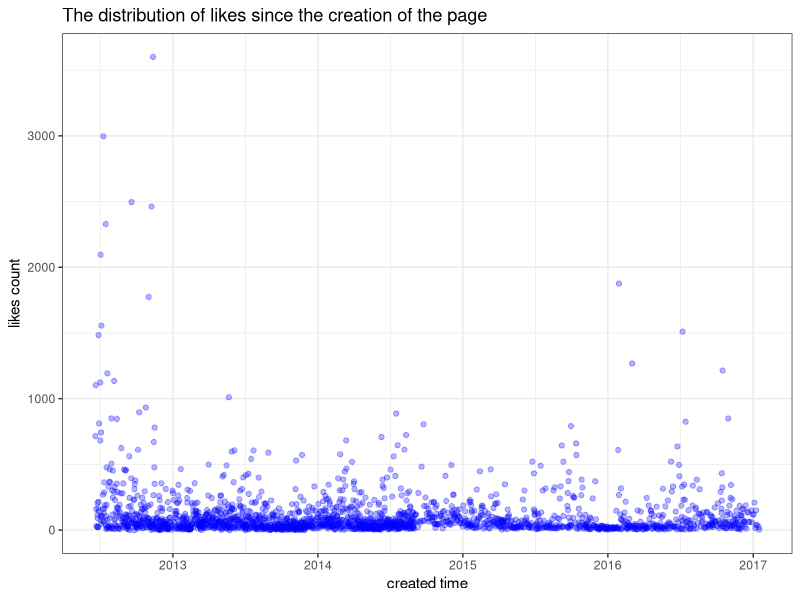
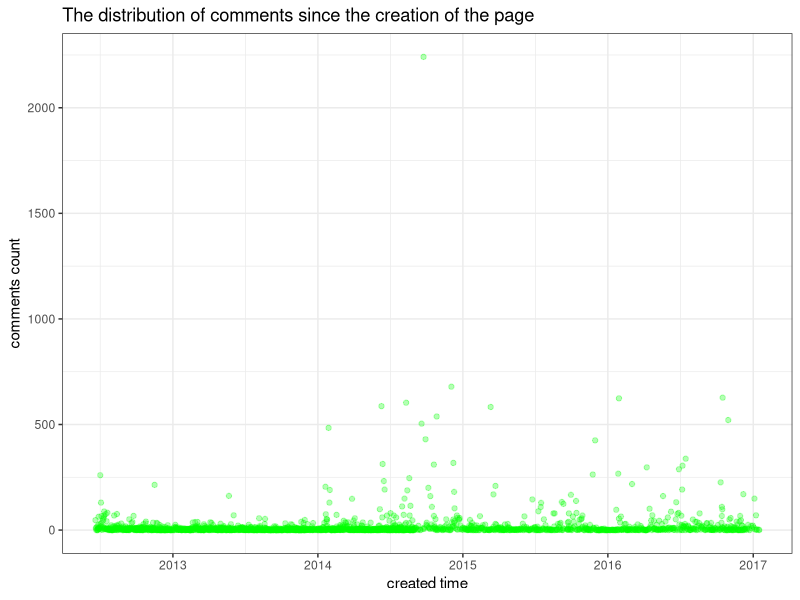
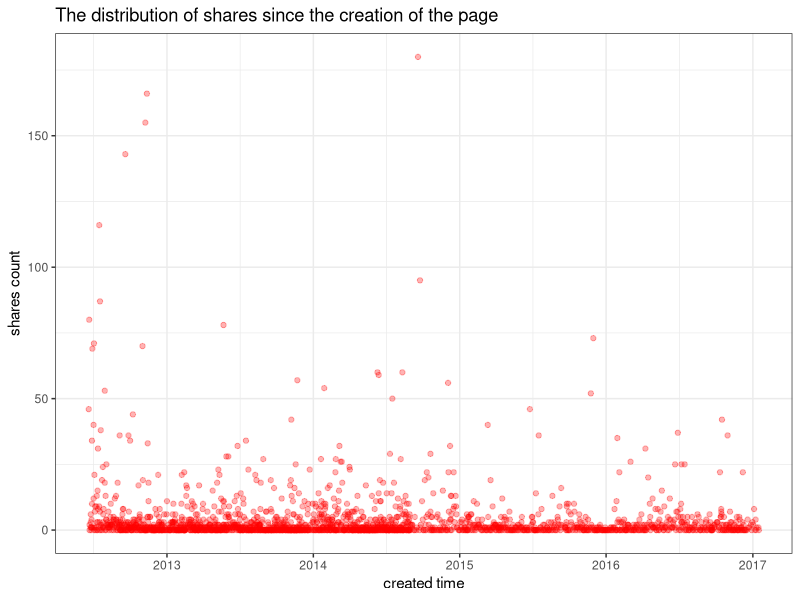
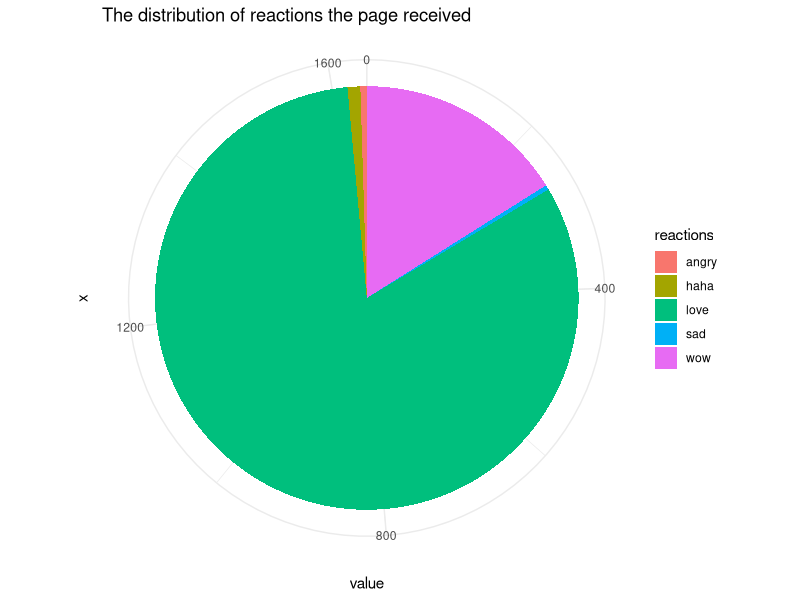
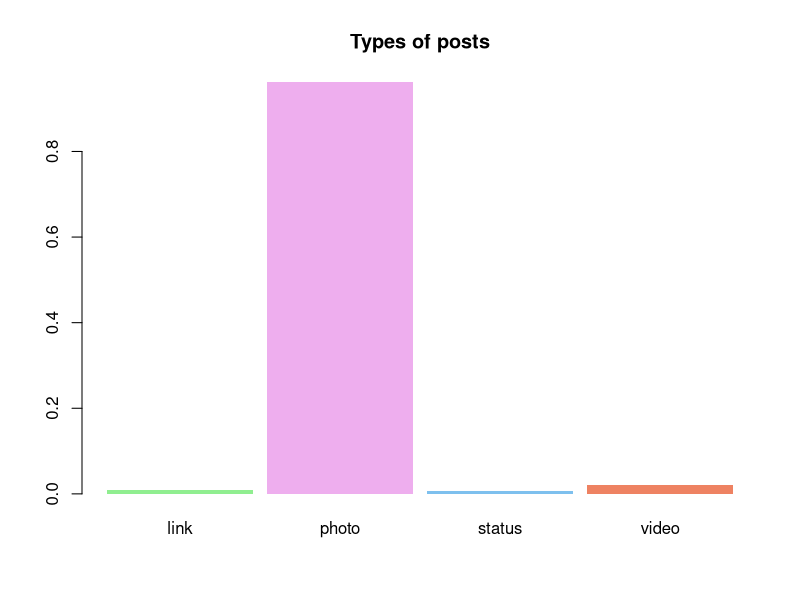
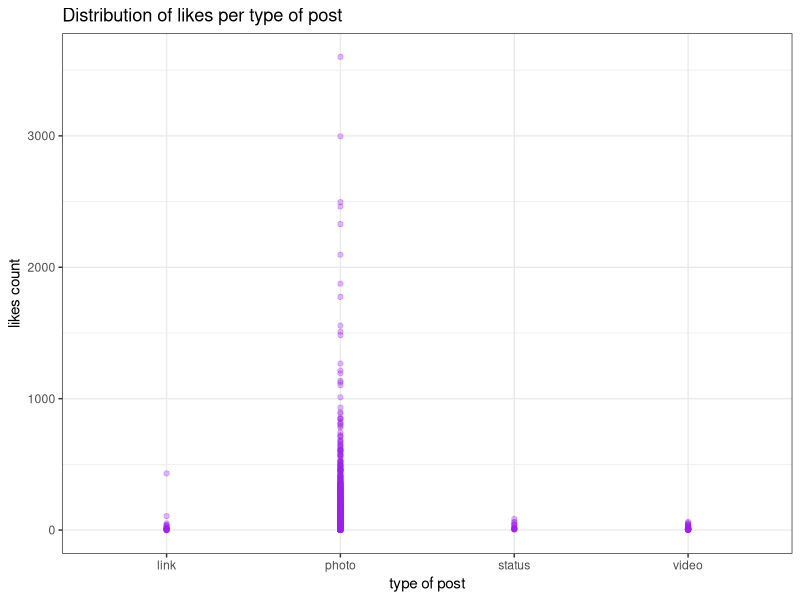
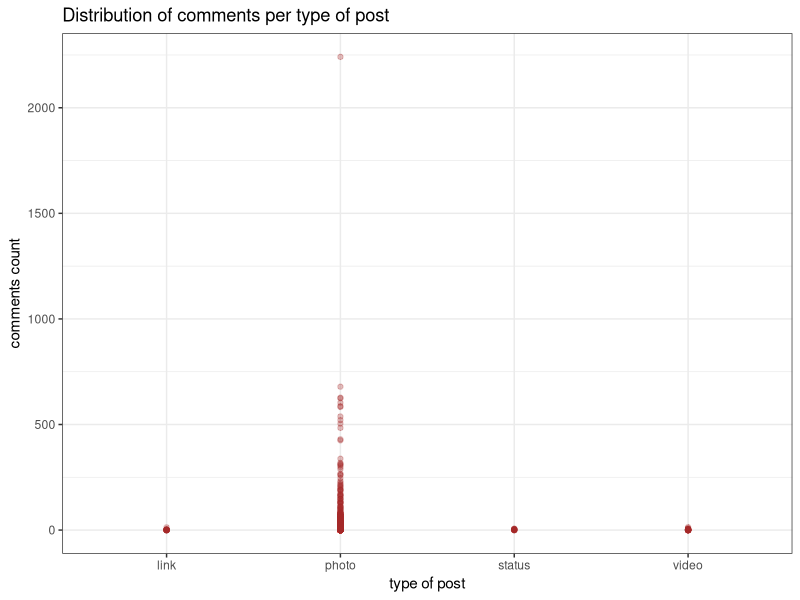
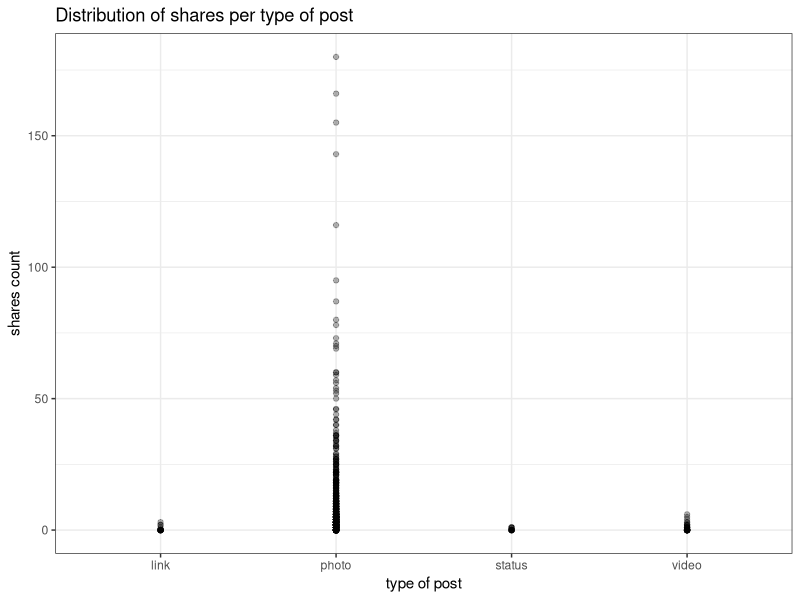

Source code (R) for these figures, in order:
australis = read.csv("australis.csv")


#transforming the date and time format in australis$created_time
library(lubridate)

#australis$created_time <- as.POSIXct(australis$created_time, format = "%Y-%m-%dT%H:%M:%S+0000", tz ="GMT")

#changing the time zone 
#time <- attr(australis$created_time, "tzone") <- "Australia/Sydney"

australis$weekday <- wday(australis$created_time, label = TRUE)
australis$month <- lubridate::month(australis$created_time, label = TRUE)
australis$hour <- lubridate::hour(australis$created_time)


library(ggplot2)
#lokes/shares/comments count and created time 
australis$created_time <- as.Date(australis$created_time)
ggplot(australis, aes(x=australis$created_time, y=australis$likes_count)) +
  geom_point(color = "blue", alpha = 0.3) +
  labs(x = "created time", y = "likes count") +
  scale_x_date(date_labels = "%Y") +
  ggtitle("The distribution of likes since the creation of the page") +
  theme_bw()

ggplot(australis, aes(x=australis$created_time, y=australis$comments_count)) +
  geom_point(color = "green", alpha = 0.3)  +
  labs(x = "created time", y = "comments count") +
  scale_x_date(date_labels = "%Y") +
  ggtitle("The distribution of comments since the creation of the page") +
  theme_bw()

ggplot(australis, aes(x=australis$created_time, y=australis$shares_count)) +
  geom_point(color = "red", alpha = 0.3)  +
  labs(x = "created time", y = "shares count") +
  scale_x_date(date_labels = "%Y") +
  ggtitle("The distribution of shares since the creation of the page") +
  theme_bw()


#pie chart showing proportion of reactions
#sums of reaction counts
love <- sum(australis$love_count, na.rm=TRUE)
haha <- sum(australis$haha_count, na.rm=TRUE)
wow <- sum(australis$wow_count, na.rm=TRUE)
sad <- sum(australis$sad_count, na.rm=TRUE)
angry <- sum(australis$angry_count, na.rm=TRUE)

#creating a data frame
df_reactions <- data.frame(
  reactions = c("love","haha","wow","sad","angry"),
  value = c(love, haha, wow, sad, angry)
)
#creating a pie chart
bp_reactions <- ggplot(df_reactions, aes(x="", y=value, fill=reactions))+
  geom_bar(width = 1, stat = "identity")
pie <- bp_reactions + coord_polar("y", start=0)
pie <- pie + theme_minimal() + ggtitle("The distribution of reactions the page received") 
pie

#bar plot of post types
barplot(prop.table(table(australis$type)), col = c("palegreen2", "plum2", "skyblue2", "salmon2"), border = NA, space = 0.1, main = "Types of posts")

#likes per type of post
ggplot(australis, aes(x=australis$type, y=australis$likes_count)) +
  geom_point(color = "purple", alpha = 0.3) +
  labs(x = "type of post", y = "likes count")+
  ggtitle("Distribution of likes per type of post") +
  theme_bw()

#comments per type of post
ggplot(australis, aes(x=australis$type, y=australis$comments_count)) +
  geom_point(color = "brown", alpha = 0.3) +
  labs(x = "type of post", y = "comments count")+
  ggtitle("Distribution of comments per type of post") +
  theme_bw()

#shares per type of post
ggplot(australis, aes(x=australis$type, y=australis$shares_count)) +
  geom_point(color = "black", alpha = 0.3) +
  labs(x = "type of post", y = "shares count")+
  ggtitle("Distribution of shares per type of post") +
  theme_bw()

#dividing days into sections
day_breaks <- hour(hm("00:00", "6:00", "12:00", "18:00", "23:59"))
day_labels <- c("Night", "Morning", "Afternoon", "Evening")
day_sections <- cut(x=australis$hour, breaks=day_breaks, labels=day_labels, include.lowest=TRUE)

#bar plot of posts by day section
barplot(prop.table(table(day_sections)), col = c("sky blue", "pink", "green", "magenta"), border = NA, space = 0.1, main = "The time of creating the posts divided into day sections")
#bar plot of posts by day of week
barplot(prop.table(table(australis$weekday)), col = c("aquamarine3", "antiquewhite3", "coral1", "steelblue1", "brown1", "darkseagreen3", "goldenrod2"),  border = NA, space = 0.1, main = "The time of creating the posts divided into days of the week")

#creatimg sum of likes per day section
nightlikesvec <- grep("Night", day_sections, value = FALSE)
nightlikes <- sum(australis$likes_count[nightlikesvec])
morninglikesvec <- grep("Morning", day_sections, value = FALSE)
morninglikes <- sum(australis$likes_count[morninglikesvec])
afternoonlikesvec <- grep("Afternoon", day_sections, value = FALSE)
afternoonlikes <- sum(australis$likes_count[afternoonlikesvec])
eveninglikesvec <- grep("Evening", day_sections, value = FALSE)
eveninglikes <- sum(australis$likes_count[eveninglikesvec])

#creating a data frame
df_dayseclikes <- data.frame(
  dayseclikes = c("night","morning","afternoon","evening"),
  value = c(nightlikes, morninglikes, afternoonlikes, eveninglikes)
)
#creating a pie chart
bp_dayseclikes <- ggplot(df_dayseclikes, aes(x="", y=value, fill=dayseclikes))+
  geom_bar(width = 1, stat = "identity")
pie2 <- bp_dayseclikes + coord_polar("y", start=0)
pie2 <- pie2 + theme_minimal() + ggtitle("Total number of likes per day section")
pie2 <- pie2 + scale_fill_discrete(name = "day section") 
pie2


#creatimg sum of comments per day section
nightcomvec <- grep("Night", day_sections, value = FALSE)
nightcom <- sum(australis$comments_count[nightcomvec])
morningcomvec <- grep("Morning", day_sections, value = FALSE)
morningcom <- sum(australis$comments_count[morningcomvec])
afternooncomvec <- grep("Afternoon", day_sections, value = FALSE)
afternooncom <- sum(australis$comments_count[afternooncomvec])
eveningcomvec <- grep("Evening", day_sections, value = FALSE)
eveningcom <- sum(australis$comments_count[eveningcomvec])

#creating a data frame
df_dayseccom <- data.frame(
  dayseccom = c("night","morning","afternoon","evening"),
  value = c(nightcom, morningcom, afternooncom, eveningcom)
)
#creating a pie chart
bp_dayseccom <- ggplot(df_dayseccom, aes(x="", y=value, fill=dayseccom))+
  geom_bar(width = 1, stat = "identity")
piecom <- bp_dayseccom + coord_polar("y", start=0)
piecom <- piecom + theme_minimal() + ggtitle("Total number of comments per day section")
piecom <- piecom + scale_fill_discrete(name = "day section")
piecom



#creatimg sum of likes per day of week
monlikesvec <- grep("Mon", australis$weekday, value = FALSE)
monlikes <- sum(australis$likes_count[monlikesvec])
tuelikesvec <- grep("Tues", australis$weekday, value = FALSE)
tuelikes <- sum(australis$likes_count[tuelikesvec])
wedlikesvec <- grep("Wed", australis$weekday, value = FALSE)
wedlikes <- sum(australis$likes_count[wedlikesvec])
thulikesvec <- grep("Thurs", australis$weekday, value = FALSE)
thulikes <- sum(australis$likes_count[thulikesvec])
frilikesvec <- grep("Fri", australis$weekday, value = FALSE)
frilikes <- sum(australis$likes_count[frilikesvec])
satlikesvec <- grep("Sat", australis$weekday, value = FALSE)
satlikes <- sum(australis$likes_count[satlikesvec])
sunlikesvec <- grep("Sun", australis$weekday, value = FALSE)
sunlikes <- sum(australis$likes_count[sunlikesvec])

#creating a data frame
df_weekdaylikes <- data.frame(
  weekdaylikes = c("Monday","Tuesday","Wednesday","Thursday", "Friday", "Saturday", "Sunday"),
  value = c(monlikes, tuelikes, wedlikes, thulikes, frilikes, satlikes, sunlikes)
)
#creating a pie chart
bp_weekdaylikes <- ggplot(df_weekdaylikes, aes(x="", y=value, fill=weekdaylikes))+
  geom_bar(width = 1, stat = "identity")
pie3 <- bp_weekdaylikes + coord_polar("y", start=0)
pie3 <- pie3 + theme_minimal() + ggtitle("Total number of likes per weekday")
pie3 <- pie3 + scale_fill_discrete(name = "weekday")
pie3

#creatimg sum of comments per day of week
moncomvec <- grep("Mon", australis$weekday, value = FALSE)
moncom <- sum(australis$comments_count[moncomvec])
tuecomvec <- grep("Tues", australis$weekday, value = FALSE)
tuecom <- sum(australis$comments_count[tuecomvec])
wedcomvec <- grep("Wed", australis$weekday, value = FALSE)
wedcom <- sum(australis$comments_count[wedcomvec])
thucomvec <- grep("Thurs", australis$weekday, value = FALSE)
thucom <- sum(australis$comments_count[thucomvec])
fricomvec <- grep("Fri", australis$weekday, value = FALSE)
fricom <- sum(australis$comments_count[fricomvec])
satcomvec <- grep("Sat", australis$weekday, value = FALSE)
satcom <- sum(australis$comments_count[satcomvec])
suncomvec <- grep("Sun", australis$weekday, value = FALSE)
suncom <- sum(australis$comments_count[suncomvec])

#creating a data frame
df_weekdaycom <- data.frame(
  weekdaycom = c("Monday","Tuesday","Wednesday","Thursday", "Friday", "Saturday", "Sunday"),
  value = c(moncom, tuecom, wedcom, thucom, fricom, satcom, suncom)
)
#creating a pie chart
bp_weekdaycom <- ggplot(df_weekdaycom, aes(x="", y=value, fill=weekdaycom))+
  geom_bar(width = 1, stat = "identity")
pie4 <- bp_weekdaycom + coord_polar("y", start=0)
pie4 <- pie4 + theme_minimal() + ggtitle("Total number of comments per weekday")
pie4 <- pie4 + scale_fill_discrete(name = "weekday")
pie4



